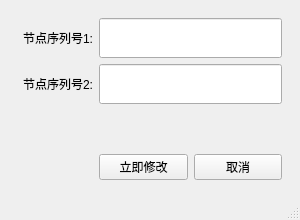
<?xml version="1.0" encoding="UTF-8"?>
<ui version="4.0">
 <class>historyForm1</class>
 <widget class="QMainWindow" name="historyForm1">
  <property name="geometry">
   <rect>
    <x>0</x>
    <y>0</y>
    <width>300</width>
    <height>220</height>
   </rect>
  </property>
  <property name="windowTitle">
   <string>MainWindow</string>
  </property>
  <widget class="QWidget" name="centralwidget">
   <layout class="QVBoxLayout" name="verticalLayout_2">
    <item>
     <widget class="QWidget" name="widget01_2" native="true">
      <layout class="QVBoxLayout" name="verticalLayout">
       <item>
        <layout class="QGridLayout" name="gridLayout">
         <property name="leftMargin">
          <number>5</number>
         </property>
         <item row="2" column="2">
          <spacer name="verticalSpacer">
           <property name="orientation">
            <enum>Qt::Vertical</enum>
           </property>
           <property name="sizeHint" stdset="0">
            <size>
             <width>20</width>
             <height>40</height>
            </size>
           </property>
          </spacer>
         </item>
         <item row="0" column="2">
          <layout class="QVBoxLayout" name="verticalLayout_5">
           <item>
            <widget class="QLineEdit" name="userName">
             <property name="minimumSize">
              <size>
               <width>0</width>
               <height>40</height>
              </size>
             </property>
             <property name="maximumSize">
              <size>
               <width>300</width>
               <height>16777215</height>
              </size>
             </property>
            </widget>
           </item>
          </layout>
         </item>
         <item row="0" column="0">
          <widget class="QLabel" name="label">
           <property name="text">
            <string>节点序列号1:</string>
           </property>
          </widget>
         </item>
         <item row="1" column="2">
          <widget class="QLineEdit" name="userPass">
           <property name="minimumSize">
            <size>
             <width>0</width>
             <height>40</height>
            </size>
           </property>
           <property name="maximumSize">
            <size>
             <width>300</width>
             <height>16777215</height>
            </size>
           </property>
          </widget>
         </item>
         <item row="1" column="0">
          <widget class="QLabel" name="label_2">
           <property name="text">
            <string>节点序列号2:</string>
           </property>
          </widget>
         </item>
         <item row="0" column="3">
          <layout class="QHBoxLayout" name="horizontalLayout_8"/>
         </item>
         <item row="3" column="2">
          <layout class="QHBoxLayout" name="horizontalLayout">
           <item>
            <widget class="QPushButton" name="liJiFixBtn">
             <property name="text">
              <string>立即修改</string>
             </property>
             <property name="type" stdset="0">
              <string>primary</string>
             </property>
            </widget>
           </item>
           <item>
            <widget class="QPushButton" name="quXiaoBtn">
             <property name="text">
              <string>取消</string>
             </property>
            </widget>
           </item>
          </layout>
         </item>
         <item row="1" column="3">
          <layout class="QHBoxLayout" name="horizontalLayout_6">
           <property name="spacing">
            <number>6</number>
           </property>
           <property name="leftMargin">
            <number>0</number>
           </property>
           <property name="rightMargin">
            <number>0</number>
           </property>
           <property name="bottomMargin">
            <number>0</number>
           </property>
          </layout>
         </item>
        </layout>
       </item>
      </layout>
     </widget>
    </item>
   </layout>
  </widget>
  <widget class="QMenuBar" name="menubar">
   <property name="geometry">
    <rect>
     <x>0</x>
     <y>0</y>
     <width>300</width>
     <height>17</height>
    </rect>
   </property>
  </widget>
  <widget class="QStatusBar" name="statusbar"/>
 </widget>
 <resources/>
 <connections/>
</ui>
